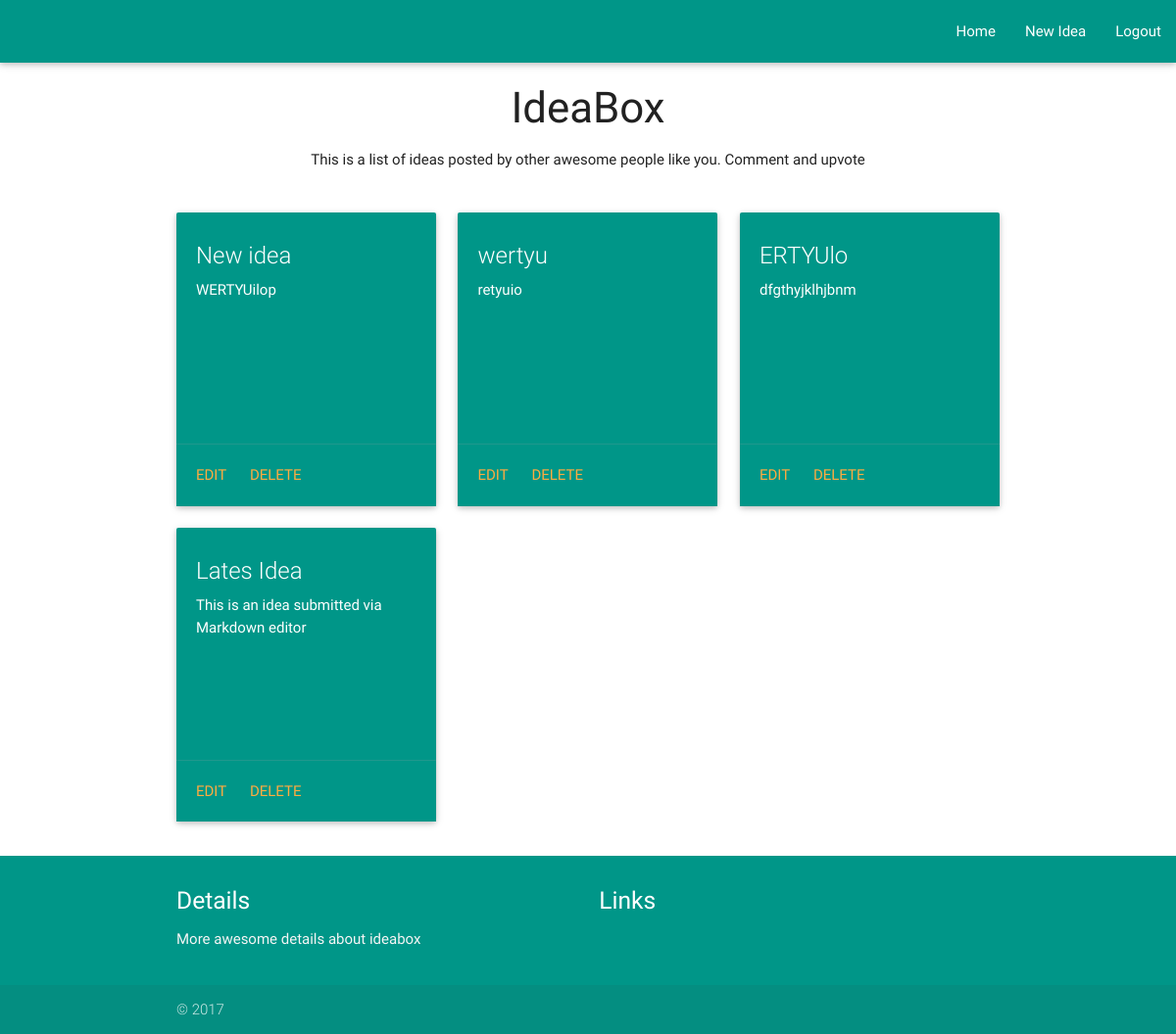
The app's page /profile (signed in) with its own data.
### database_setup.py (models this page shows)
class Ideas(Base):
    __tablename__ = 'idea'
    id = Column(Integer, primary_key = True, autoincrement = True)
    name = Column(String(80), nullable = False)
    description = Column(String(250), nullable = False)
    rating = Column(String(8), nullable = True)
    category = Column(String(250), nullable = False)
    tags = Column(String(250))
    user_id = Column(Integer, ForeignKey('user.id'))
    user = relationship(User)
    upvotes = Column(Integer, default = 0)
    downvotes = Column(Integer, default = 0)

### project.py (the view)
@app.route('/profile')
def profile():
    if session.get('user'):
        userEmail = session['user']
        user_id_set = dbsession.query(User.id).filter_by(email = userEmail).first()
        user_id = user_id_set[0]
        ideas = dbsession.query(Ideas).filter_by(user_id = user_id)
        return render_template('user.html', ideas=ideas)
    else:
        return render_template('error.html',error = 'Unauthorized Access')

### templates/user.html (shortened to what this page needs)
<!DOCTYPE html>
<html lang="en">
<head>
      <link type="text/css" rel="stylesheet" href="/static/css/materialize.min.css"  media="screen,projection"/>
</head>
<body>
        <div class="header">
            <nav class="teal">
                <ul class="right nav nav-pills pull-right">
                	<li role="presentation" class=""><a href="/home">Home</a></li>
                    <li role="presentation" class=""> <a href="/newidea"> New Idea </a> </li>
                    <li role="presentation" class=""> <a href="/logout"> Logout </a> </li>
                </ul>
            </nav>
            <h3 class="text-muted center">IdeaBox</h3>
        </div>
    <div class="container">
        <div class="row">
           <span> <p class="center"> This is a list of ideas posted by other awesome people like you. Comment and upvote </p> </span>
        </div>
        <div class="row">
          {% for idea in ideas %}
          <div class="col s12 m4 l4">
          <div class="card small teal">
            <div class="card-content white-text">
              <span class="card-title">{{idea.name}}</span>
              <p>{{idea.description}}</p>
            </div>
            <div class="card-action">
              <a href="/edit/{{idea.id}}/">Edit</a>
              <a href="/delete/{{idea.id}}/">Delete</a>
            </div>
          </div>
          </div>
          {% endfor %}
        </div>
    </div>
    <footer class="page-footer teal">
        <div class="container">
          <div class="row">
            <div class="col l6 s12">
              <h5 class="white-text"> Details </h5>
              <p class="grey-text text-lighten-4">
                More awesome details about ideabox
              </p>
            </div>
            <div class="col l4 offset-12 s12">
              <h5 class="white-text"> Links </h5>
            </div>
          </div>
        </div>
        <div class="footer-copyright">
          <div class="container"> &copy; 2017 </div>
        </div>
      </footer>
</body>
</html>

### records on screen
Ideas: name "New idea", description "WERTYUilop"
Ideas: name "wertyu", description "retyuio"
Ideas: name "ERTYUlo", description "dfgthyjklhjbnm"
Ideas: name "Lates Idea", description "This is an idea submitted via Markdown editor"
